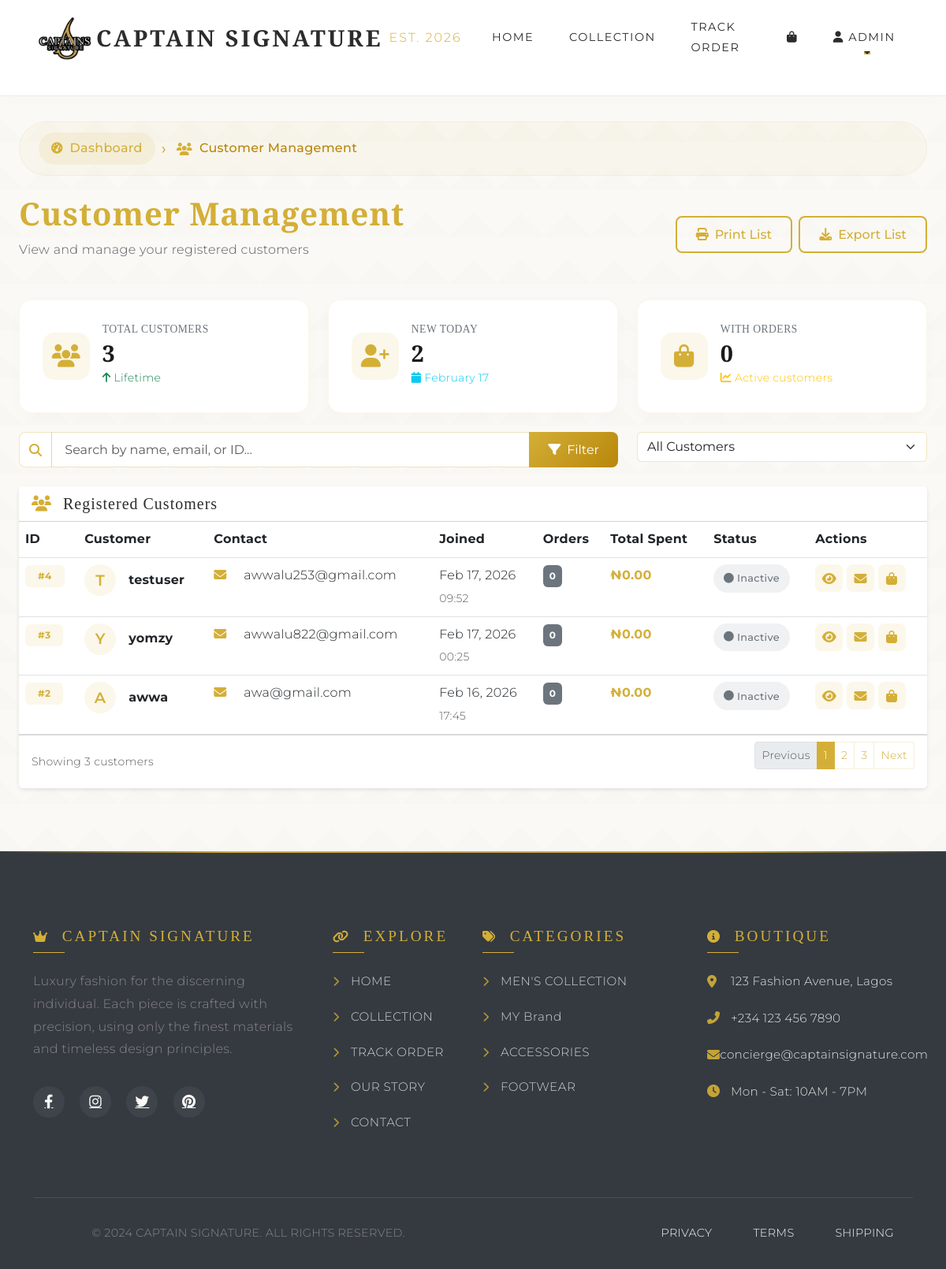
The page /admin/customers (signed in) on the database as committed earlier.
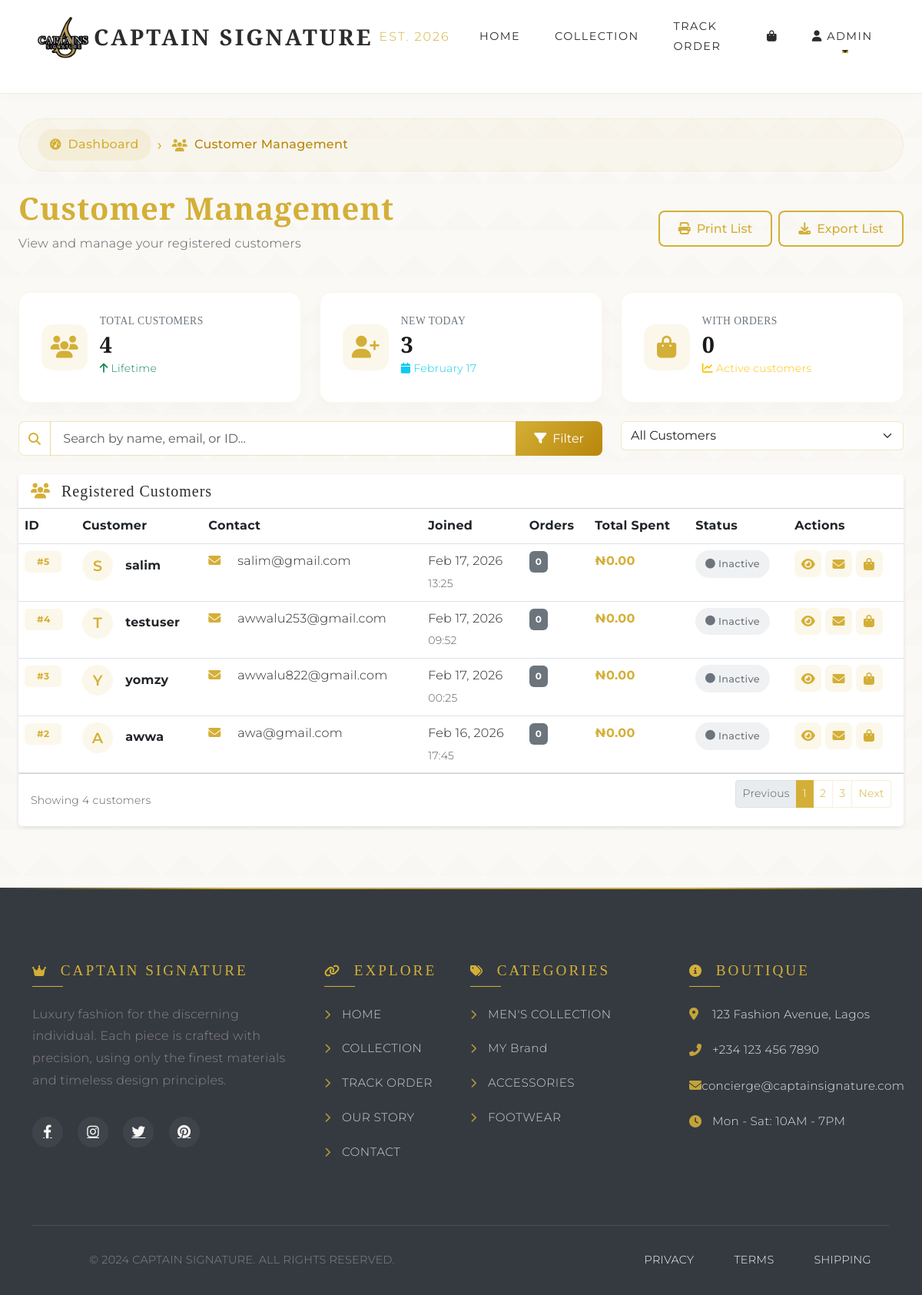
The same page on the database as committed later.
### models.py (models this page shows)
class User(UserMixin, db.Model):
    id = db.Column(db.Integer, primary_key=True)
    username = db.Column(db.String(80), unique=True, nullable=False)
    email = db.Column(db.String(120), unique=True, nullable=False)
    password = db.Column(db.String(200), nullable=False)
    is_admin = db.Column(db.Boolean, default=False)
    created_at = db.Column(db.DateTime, default=datetime.utcnow)
    phone = db.Column(db.String(20), nullable=True)
    address = db.Column(db.Text, nullable=True)
    city = db.Column(db.String(100), nullable=True)
    state = db.Column(db.String(100), nullable=True)
    orders = db.relationship('Order', backref='customer', lazy=True)

### app.py (the view)
@app.route('/admin/customers')
@login_required
def admin_customers():
    if not current_user.is_admin:
        abort(403)
    now = datetime.now()
    customers = User.query.filter_by(is_admin=False).order_by(User.created_at.desc()).all()
    customer_data = []
    total_orders_all = 0
    for customer in customers:
        order_count = len(customer.orders)
        total_spent = sum(order.total_amount for order in customer.orders)
        total_orders_all += order_count
        customer_data.append({
            'id': customer.id,
            'username': customer.username,
            'email': customer.email,
            'phone': customer.phone,
            'address': customer.address,
            'city': customer.city,
            'state': customer.state,
            'created_at': customer.created_at,
            'order_count': order_count,
            'total_spent': total_spent,
            'has_orders': order_count > 0,
            'recent_orders': customer.orders[:5] if customer.orders else []
        })
    total_customers = len(customer_data)
    new_today = sum(1 for c in customer_data if c['created_at'].date() == datetime.today().date())
    active_customers = sum(1 for c in customer_data if c['has_orders'])
    return render_template('admin/customers.html',
                         customers=customer_data,
                         total_customers=total_customers,
                         new_today=new_today,
                         active_customers=active_customers,
                         total_orders_all=total_orders_all,
                         now=now)

### app.py (called while the page is built)
@login_manager.user_loader
def load_user(user_id):
    return User.query.get(int(user_id))

@app.before_request
def before_request():
    if 'cart' not in session:
        session['cart'] = {}
    try:
        cart = Cart()
        g.cart_count = cart.get_total_items()
    except Exception as e:
        print(f"Error getting cart count: {e}")
        g.cart_count = 0
    try:
        g.settings = Settings.get_settings()
    except Exception as e:
        print(f"Error getting settings: {e}")
        from types import SimpleNamespace
        g.settings = SimpleNamespace(
            delivery_fee=1500.00,
            free_delivery_threshold=0,
            currency='₦',
            site_name='Captain Signature'
        )

@app.context_processor
def inject_now():
    return {'now': datetime.now()}

### cart.py (called while the page is built)
    def get_total_items(self):
        total = 0
        for item in self.cart.values():
            if isinstance(item, dict) and 'quantity' in item:
                total += int(item['quantity'])
        return total

### templates/admin/customers.html (shortened to what the changed rows need)
{% extends "base.html" %}
{% block content %}
<div class="container-fluid px-4">
    <div class="row mt-2">
        <div class="col-12">
            <div class="d-flex justify-content-between align-items-center">
                <div>
                    <h2 class="display-6 fw-bold" style="color: var(--gold);">Customer Management</h2>
                </div>
            </div>
        </div>
    </div>
    <div class="row g-4 mb-4 mt-2">
        <div class="col-md-4">
            <div class="stat-card" data-aos="fade-up" data-aos-delay="100">
                <div class="stat-card-body">
                    <div class="d-flex align-items-center">
                        <div class="ms-3">
                            <h6 class="stat-label">Total Customers</h6>
                            <h3 class="stat-value mb-0">{{ total_customers }}</h3>
                            <small class="text-success"><i class="fas fa-arrow-up me-1"></i>Lifetime</small>
                        </div>
                    </div>
                </div>
            </div>
        </div>
        <div class="col-md-4">
            <div class="stat-card" data-aos="fade-up" data-aos-delay="200">
                <div class="stat-card-body">
                    <div class="d-flex align-items-center">
                        <div class="ms-3">
                            <h6 class="stat-label">New Today</h6>
                            <h3 class="stat-value mb-0">{{ new_today }}</h3>
                            <small class="text-info"><i class="fas fa-calendar me-1"></i>{{ now.strftime('%B %d') }}</small>
                        </div>
                    </div>
                </div>
            </div>
        </div>
    </div>
    <div class="card" data-aos="fade-up" data-aos-delay="400">
        <div class="card-body p-0">
            <div class="table-responsive">
                <table class="table table-hover modern-table mb-0" id="customersTable">
                    <thead>
                        <tr>
                            <th>ID</th>
                            <th>Customer</th>
                            <th>Contact</th>
                            <th>Joined</th>
                            <th>Orders</th>
                            <th>Total Spent</th>
                            <th>Status</th>
                            <th>Actions</th>
                        </tr>
                    </thead>
                    <tbody>
                        {% for customer in customers %}
                        <tr class="customer-row"
                            data-name="{{ customer.username|lower }}"
                            data-email="{{ customer.email|lower }}"
                            data-id="{{ customer.id }}"
                            data-orders="{{ customer.orders|length if customer.orders else 0 }}"
                            data-date="{{ customer.created_at.strftime('%Y-%m-%d') }}">
                            <td>
                                <span class="badge bg-gold-soft text-gold px-3 py-2">#{{ customer.id }}</span>
                            </td>
                            <td>
                                <div class="d-flex align-items-center">
                                    <div class="avatar-circle bg-gold-soft me-3">
                                        <span class="initials">{{ customer.username[:1]|upper }}</span>
                                    </div>
                                    <div>
                                        <span class="fw-bold">{{ customer.username }}</span>
                                    </div>
                                </div>
                            </td>
                            <td>
                                <div class="contact-info">
                                    <div><i class="fas fa-envelope text-gold me-2"></i>{{ customer.email }}</div>
                                </div>
                            </td>
                            <td>
                                <div class="date-info">
                                    <div>{{ customer.created_at.strftime('%b %d, %Y') }}</div>
                                    <small class="text-muted">{{ customer.created_at.strftime('%H:%M') }}</small>
                                </div>
                            </td>
                            <td>
                                <span class="badge {% if customer.orders and customer.orders|length > 0 %}bg-gold{% else %}bg-secondary{% endif %} p-2">
                                    {{ customer.orders|length if customer.orders else 0 }}
                                </span>
                            </td>
                            <td>
                                <span class="fw-bold text-gold">₦{{ "%.2f"|format(customer.orders|sum(attribute='total_amount') if customer.orders else 0) }}</span>
                            </td>
                            <td>
                                {% if customer.orders and customer.orders|length > 0 %}
                                <span class="status-badge status-active">
                                    <i class="fas fa-circle me-1"></i>Active
                                </span>
                                {% else %}
                                <span class="status-badge status-inactive">
                                    <i class="fas fa-circle me-1"></i>Inactive
                                </span>
                                {% endif %}
                            </td>
                            <td>
                                <div class="action-buttons">
                                    <button class="btn-icon view-customer-btn"
                                            data-customer-id="{{ customer.id }}"
                                            data-customer-username="{{ customer.username }}"
                                            data-customer-email="{{ customer.email }}"
                                            data-customer-phone="{{ customer.phone or '' }}"
                                            data-customer-created="{{ customer.created_at.strftime('%B %d, %Y') }}"
                                            data-customer-address="{{ customer.address or '' }}"
                                            data-customer-city="{{ customer.city or '' }}"
                                            data-customer-state="{{ customer.state or '' }}"
                                            data-customer-orders="{{ (customer.orders or [])|tojson|safe }}"
                                            title="View Details">
                                        <i class="fas fa-eye"></i>
                                    </button>
                                    <button class="btn-icon" onclick="openEmailModal('{{ customer.id }}', '{{ customer.email }}', '{{ customer.username }}')" title="Send Message">
                                        <i class="fas fa-envelope"></i>
                                    </button>
                                    <a href="{{ url_for('admin_orders') }}?customer={{ customer.id }}" class="btn-icon" title="View Orders">
                                        <i class="fas fa-shopping-bag"></i>
                                    </a>
                                </div>
                            </td>
                        </tr>
                        {% endfor %}
                    </tbody>
                </table>
            </div>
        </div>
        <div class="card-footer bg-white">
            <div class="d-flex justify-content-between align-items-center">
                <div>
                    <small class="text-muted">Showing {{ customers|length }} customers</small>
                </div>
            </div>
        </div>
    </div>
</div>
{% endblock %}

Rows that differ between the two databases and show on the page:
added User: id "5", username "S", username "salim", email "salim@gmail.com", created_at "Feb 17, 2026", created_at "13:25", orders|length "0", orders|sum "0.00"
Other text that changed with them:
{{ total_customers }}: "3" → "4"
{{ new_today }}: "2" → "3"
{{ customers|length }}: "3" → "4"
